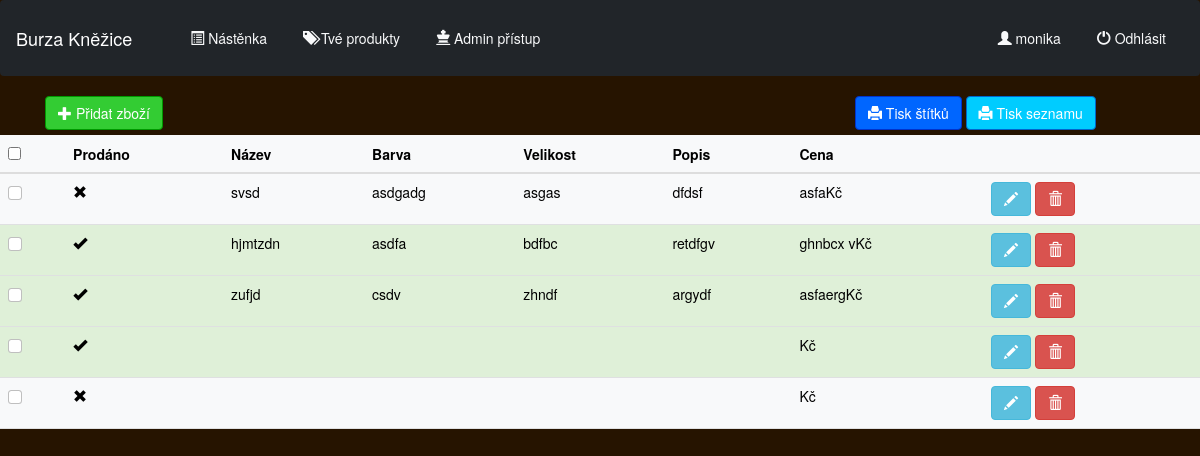
Before: /product/monika (signed in) with the older database file.
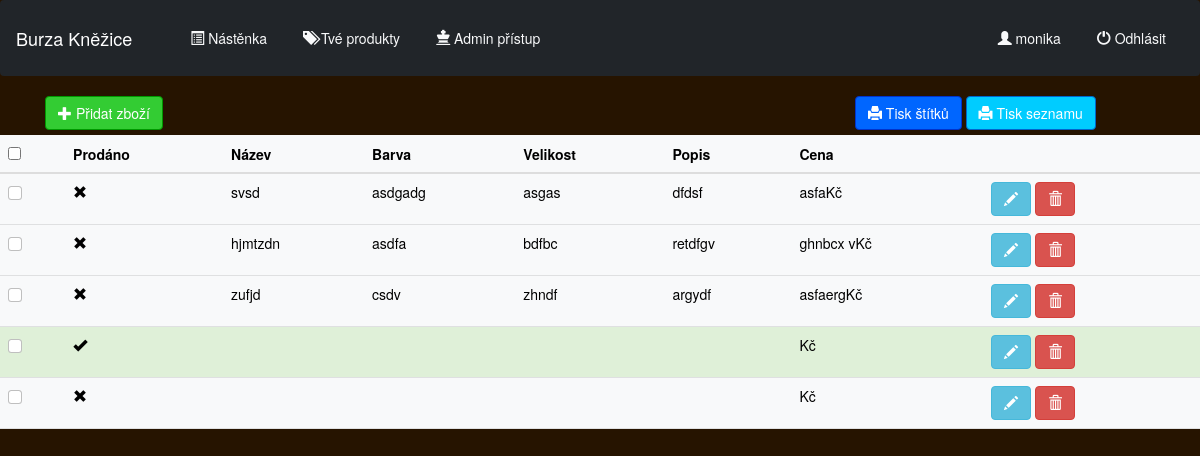
After: the same page with the newer database file.
### web/models.py (models this page shows)
class Post(db.Model):
    id = db.Column(db.Integer, primary_key=True)
    bring = db.Column(db.Boolean, nullable=False)
    date_created = db.Column(db.DateTime(timezone=True), default=func.now())
    label = db.Column(db.Text, nullable=False)
    name = db.Column(db.String(150))
    color = db.Column(db.String(150))
    size = db.Column(db.String(150))
    price = db.Column(db.String(150))
    status = db.Column(db.Boolean, nullable=False)
    author = db.Column(db.Integer, db.ForeignKey(
        'user.id', ondelete="CASCADE"), nullable=False)

### web/views.py (the view)
@views.route("/product/<username>")
@login_required
def posts(username, posts = []):
    user = User.query.filter_by(username=username).first()
    if not user:
        flash('Nebyl nalezen uživatel pod tímto jménem.', category='error')
        return redirect(url_for('views.home'))
    if posts == []:
        posts = user.posts
    return render_template("product_page.html", user=current_user, posts=posts, username=username)

### web/__init__.py (called while the page is built)
def create_app():
    app =  Flask(__name__)
    app.config['SECRET_KEY'] = 'idontcare'
    app.config['SQLALCHEMY_DATABASE_URI'] = f'sqlite:///{DB_NAME}'
    app.config['SQLALCHEMY_TRACK_MODIFICATIONS'] = True
    db.init_app(app)
    from .views import views
    app.register_blueprint(views, url_prefix="/")
    from .auth import auth
    app.register_blueprint(auth, url_prefix="/")
    from .models import User, Post
    create_database(app)
    login_manager = LoginManager()
    login_manager.login_view = "auth.login"
    login_manager.init_app(app)
    @login_manager.user_loader
    def load_user(id):
        return User.query.get(int(id))
    return app

### web/templates/product_page.html (shortened to what this page needs)
{% extends "base.html" %}
{% block content %}
<form method = "POST"
    action='/table_pdf/{{user.username}}'>
    <div class = "container-fluid"
        id = "menu_bar">
        <a href="/product/{{user.username}}/create_product">
            <button class="btn btn-default"
                type="button"
                id = "Add">
                <span class="glyphicon glyphicon-plus"></span> Přidat zboží
            </button>
        </a>
        <button class="btn btn-default"
            value='stitek'
            name='action'
            type="submit"
            id = "Print_labels">
            <span class="glyphicon glyphicon-print"></span> Tisk štítků
        </button>
        <button class="btn btn-default"
            value='tabulka'
            name='action'
            type="submit"
            id = "Print_list">
            <span class="glyphicon glyphicon-print"></span> Tisk seznamu
        </button>
    </div>
    <table class="table table-hover table-light"
        id="myTable">
        <thead>
            <tr>
                <th scope="col">
                    <input name="select_all" type="checkbox">
                </th>
                <th scope="col">Prodáno</th>
                <th scope="col">Název</th>
                <th scope="col">Barva</th>
                <th scope="col">Velikost</th>
                <th scope="col">Popis</th>
                <th scope="col">Cena</th>
                <th scope="col"></th>
            </tr>
        </thead>
        <tbody>
            {% for post in posts %}
                {% if post.status %}
                    <tr class="success">
                {% else %}
                    <tr>
                {% endif %}
                    <td>
                        <input class="form-check-input"
                            type="checkbox"
                            value="{{ post.id }}"
                            id="flexCheckDefault"
                            name='checkID'>
                    </td>
                    <td>
                        {% if post.status %}
                            <span class="glyphicon glyphicon-ok"></span>
                        {% else %}
                            <span class="glyphicon glyphicon-remove"></span>
                        {% endif %}
                    </td>
                    <td>{{ post.name }}</td>
                    <td>{{ post.color }}</td>
                    <td>{{ post.size }}</td>
                    <td>{{ post.label }}</td>
                    <td>{{ post.price }}Kč</td>
                    <td>
                        <a href="/create_product/{{post.id}}">
                            <button class="btn btn-outline btn-info"
                                type="button">
                                <span class="glyphicon glyphicon-pencil"></span>
                            </button>
                        </a>
                        <a href="/delete_product/{{post.id}}">
                            <button class="btn btn-outline btn-danger"
                                type="button">
                                <span class="glyphicon glyphicon-trash"></span>
                            </button>
                        </a>
                    </td>
                </tr>
            {% endfor %}
        </tbody>
    </table>
</form>
{% endblock %}

Changed rows visible on the page:
changed Post "hjmtzdn": status True → False (drawn)
changed Post "zufjd": status True → False (drawn)
